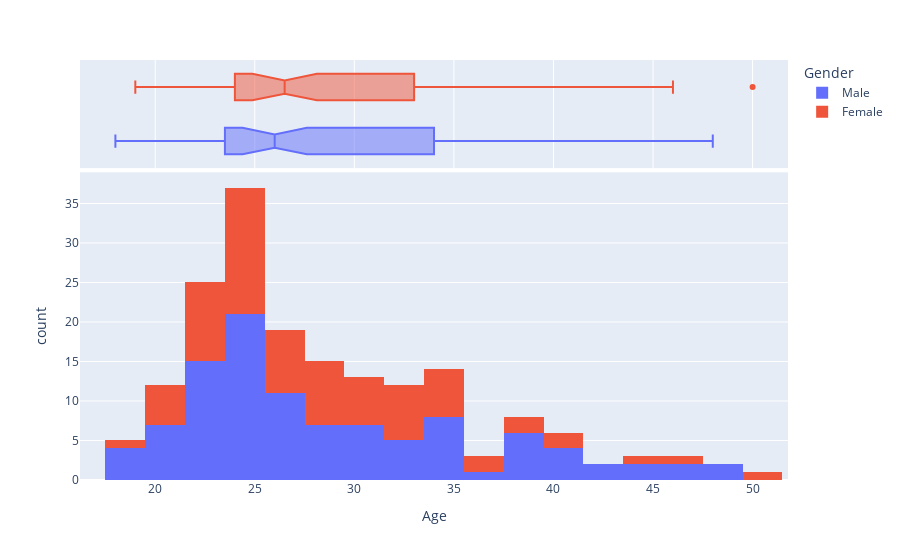

The notebook cell saved with this chart:
### Code cell
import plotly.express as px
# df = px.data.tips()
fig = px.histogram(cardio, x="Age", color="Gender", marginal="box", # can be `box`, `violin`
                         hover_data=cardio.columns)

# fig.add_shape(type="line",x0=cardio.Age.mean, y0 =0, y1=0.4 , xref='x', yref='y',
#                line = dict(color = 'blue', dash = 'dash'))
fig.show()

### Figure 1 — Plotly figure (JSON) as saved in the notebook; plotly's stock layout.template omitted (floating-point values rounded to 4 significant figures; data arrays with more than 128 entries replaced by an {"elided": "..."} marker saying what was removed)
{"data": [{"alignmentgroup": "True", "bingroup": "x", "hovertemplate": "Gender=Male<br>Age=%{x}<br>count=%{y}<extra></extra>", "legendgroup": "Male", "marker": {"color": "#636efa", "pattern": {"shape": ""}}, "name": "Male", "offsetgroup": "Male", "orientation": "v", "showlegend": true, "type": "histogram", "x": [18, 19, 19, 20, 21, 21, 22, 23, 23, 23, 23, 23, 24, 24, 25, 25, 25, 26, 26, 26, 26, 27, 28, 28, 29, 30, 30, 31, 32, 34, 35, 36, 38, 38, 38, 39, 40, 41, 43, 47, 19, 20, 20, 21, 21, 23, 23, 23, 23, 24, 25, 25, 25, 25, 25, 25, 26, 27, 31, 32, 32, 33, 33, 34, 34, 35, 35, 38, 40, 45, 48, 22, 22, 22, 23, 23, 24, 24, 24, 25, 25, 25, 25, 25, 25, 26, 27, 27, 27, 28, 28, 29, 29, 30, 30, 31, 34, 35, 38, 40, 42, 45, 47, 48], "xaxis": "x", "yaxis": "y"}, {"alignmentgroup": "True", "customdata": {"elided": "104x8 mixed values"}, "hovertemplate": "Gender=%{customdata[1]}<br>Age=%{x}<br>Product=%{customdata[0]}<br>Education=%{customdata[2]}<br>MaritalStatus=%{customdata[3]}<br>Usage=%{customdata[4]}<br>Fitness=%{customdata[5]}<br>Income=%{customdata[6]}<br>Miles=%{customdata[7]}<extra></extra>", "legendgroup": "Male", "marker": {"color": "#636efa"}, "name": "Male", "notched": true, "offsetgroup": "Male", "showlegend": false, "type": "box", "x": [18, 19, 19, 20, 21, 21, 22, 23, 23, 23, 23, 23, 24, 24, 25, 25, 25, 26, 26, 26, 26, 27, 28, 28, 29, 30, 30, 31, 32, 34, 35, 36, 38, 38, 38, 39, 40, 41, 43, 47, 19, 20, 20, 21, 21, 23, 23, 23, 23, 24, 25, 25, 25, 25, 25, 25, 26, 27, 31, 32, 32, 33, 33, 34, 34, 35, 35, 38, 40, 45, 48, 22, 22, 22, 23, 23, 24, 24, 24, 25, 25, 25, 25, 25, 25, 26, 27, 27, 27, 28, 28, 29, 29, 30, 30, 31, 34, 35, 38, 40, 42, 45, 47, 48], "xaxis": "x2", "yaxis": "y2"}, {"alignmentgroup": "True", "bingroup": "x", "hovertemplate": "Gender=Female<br>Age=%{x}<br>count=%{y}<extra></extra>", "legendgroup": "Female", "marker": {"color": "#EF553B", "pattern": {"shape": ""}}, "name": "Female", "offsetgroup": "Female", "orientation": "v", "showlegend": true, "type": "histogram", "x": [19, 20, 21, 21, 22, 22, 22, 23, 23, 23, 24, 24, 24, 25, 25, 25, 25, 26, 26, 26, 27, 27, 28, 28, 28, 28, 29, 29, 31, 32, 33, 33, 34, 35, 35, 37, 38, 44, 46, 50, 20, 21, 23, 23, 23, 24, 24, 25, 25, 25, 25, 25, 26, 26, 29, 30, 30, 31, 31, 33, 33, 33, 34, 35, 35, 37, 38, 40, 40, 23, 24, 25, 26, 28, 30, 33], "xaxis": "x", "yaxis": "y"}, {"alignmentgroup": "True", "customdata": {"elided": "76x8 mixed values"}, "hovertemplate": "Gender=%{customdata[1]}<br>Age=%{x}<br>Product=%{customdata[0]}<br>Education=%{customdata[2]}<br>MaritalStatus=%{customdata[3]}<br>Usage=%{customdata[4]}<br>Fitness=%{customdata[5]}<br>Income=%{customdata[6]}<br>Miles=%{customdata[7]}<extra></extra>", "legendgroup": "Female", "marker": {"color": "#EF553B"}, "name": "Female", "notched": true, "offsetgroup": "Female", "showlegend": false, "type": "box", "x": [19, 20, 21, 21, 22, 22, 22, 23, 23, 23, 24, 24, 24, 25, 25, 25, 25, 26, 26, 26, 27, 27, 28, 28, 28, 28, 29, 29, 31, 32, 33, 33, 34, 35, 35, 37, 38, 44, 46, 50, 20, 21, 23, 23, 23, 24, 24, 25, 25, 25, 25, 25, 26, 26, 29, 30, 30, 31, 31, 33, 33, 33, 34, 35, 35, 37, 38, 40, 40, 23, 24, 25, 26, 28, 30, 33], "xaxis": "x2", "yaxis": "y2"}], "layout": {"barmode": "relative", "legend": {"title": {"text": "Gender"}, "tracegroupgap": 0}, "margin": {"t": 60}, "xaxis": {"anchor": "y", "domain": [0, 1], "title": {"text": "Age"}}, "xaxis2": {"anchor": "y2", "domain": [0, 1], "matches": "x", "showgrid": true, "showticklabels": false}, "yaxis": {"anchor": "x", "domain": [0, 0.7326], "title": {"text": "count"}}, "yaxis2": {"anchor": "x2", "domain": [0.7426, 1], "matches": "y2", "showgrid": false, "showline": false, "showticklabels": false, "ticks": ""}}}
